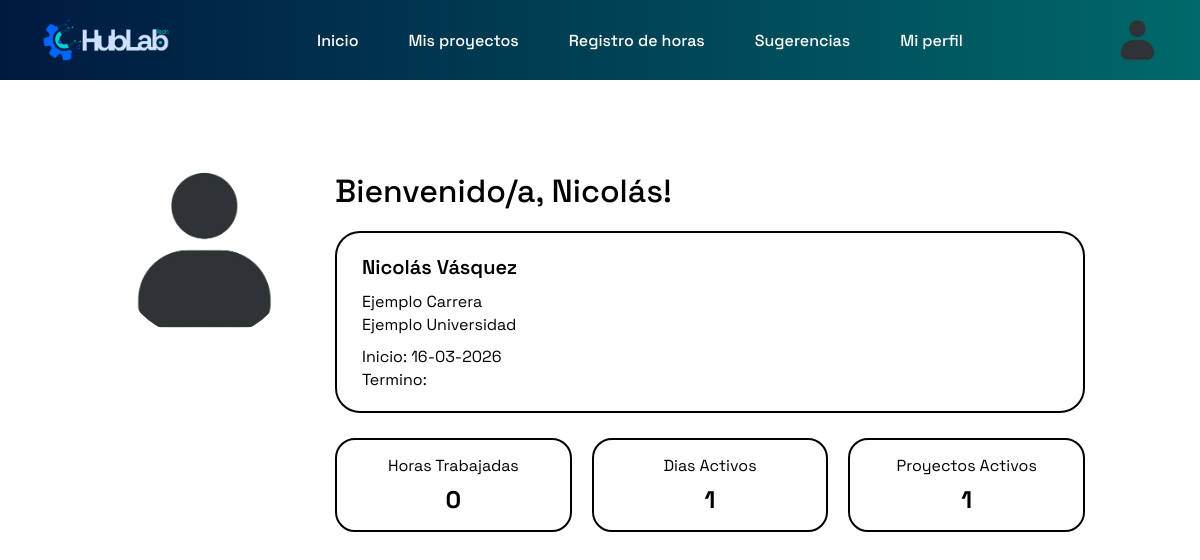
Page / (signed in) on the committed database.
### core/models.py (models this page shows, shortened)
class Practicante(models.Model):
    id = models.UUIDField(primary_key=True, default=uuid.uuid4, editable=False)
    user = models.OneToOneField(User, on_delete=models.CASCADE)
    rut = models.CharField(max_length=12, unique=True, null=True, blank=True)
    universidad = models.CharField(max_length=255, null=True, blank=True)
    carrera = models.CharField(max_length=255, null=True, blank=True)
    fecha_nacimiento = models.DateField(blank=True, null=True)
    fecha_inicio_practica = models.DateField(null=True, blank=True)
    fecha_termino_practica = models.DateField(null=True, blank=True)
    horas_requeridas = models.IntegerField(null=True, blank=True)
    celular = models.CharField(max_length=15, blank=True, null=True)
    es_controller = models.BooleanField(default=False)
    activo = models.BooleanField(default=True)
    foto_perfil = models.ImageField(upload_to="perfiles/", null=True, blank=True)
    fecha_creacion = models.DateTimeField(auto_now_add=True)

### core/views.py (the view)
# urls.py: path("", inicio, name="home"),
@login_required
def inicio(request):
    user = request.user
    if request.user.is_superuser:
        return redirect("admin_practicantes")
    practicante = Practicante.objects.get(user=user)
    jornadas = RegistroJornada.objects.filter(usuario=user)
    total_segundos = 0
    for j in jornadas:
        if j.horas_trabajadas:
            total_segundos += j.horas_trabajadas.total_seconds()
    horas_totales = int(total_segundos // 3600)
    dias_activos = jornadas.filter(hora_entrada__isnull=False).count()
    proyectos_activos = (
        ParticipacionProyecto.objects
        .filter(usuario=request.user, proyecto__estado="Activo")
        .values("proyecto_id")
        .distinct()
        .count()
    )
    return render(request, "inicio.html", {
        "practicante": practicante,
        "horas_totales": horas_totales,
        "dias_activos": dias_activos,
        "proyectos_activos": proyectos_activos,
    })

### core/context_processors.py (called while the page is built)
def _get_practicante(request):
    if not request.user.is_authenticated or request.user.is_superuser:
        return None
    return Practicante.objects.filter(user=request.user).first()

def navbar_avatar(request):
    avatar_url = None
    if request.user.is_authenticated:
        if request.user.is_superuser:
            perfil = _get_perfil_admin(request)
            if perfil and getattr(perfil, "foto_perfil", None):
                avatar_url = perfil.foto_perfil.url
        else:
            pract = _get_practicante(request)
            if pract and getattr(pract, "foto_perfil", None):
                avatar_url = pract.foto_perfil.url
    return {"navbar_avatar_url": avatar_url}

def es_controller(request):
    pract = _get_practicante(request)
    es_ctrl = bool(pract and pract.es_controller)
    return {"es_controller": es_ctrl}

def es_admin_path(request):
    path_actual = request.path or ""
    return {"es_admin_path": path_actual.startswith("/panel/")}

def sugerencias_pendientes(request):
    if request.user.is_authenticated and request.user.is_staff:
        count = Sugerencia.objects.filter(estado='enviada').count()
        return {'nuevas_sugerencias_count': count}
    return {'nuevas_sugerencias_count': 0}

### core/templates/inicio.html (shortened to what this page needs)
{% extends "base.html" %}
{% load static %}
{% block content %}
<div class="inicio-wrap">
  <div class="top-section">
    {% if practicante.foto_perfil %}
      <img src="{{ practicante.foto_perfil.url }}" class="avatar" alt="Foto perfil">
    {% else %}
      <img src="{% static 'images/default-avatar.png' %}" class="avatar" alt="Foto perfil">
    {% endif %}
    <div class="right-block">
      <h1 class="bienvenida">
        Bienvenido/a, {{ request.user.first_name }}!
      </h1>
      <div class="perfil-card">
        <div class="perfil-nombre">
          {{ request.user.first_name }} {{ request.user.last_name }}
        </div>
        <div>{{ practicante.carrera }}</div>
        <div>{{ practicante.universidad }}</div>
        <div style="margin-top:10px;">
          Inicio: {{ practicante.fecha_inicio_practica|date:"d-m-Y" }}
        </div>
        <div>
          Termino: {{ practicante.fecha_termino_practica|date:"d-m-Y" }}
        </div>
      </div>
      <div class="stats">
        <div class="stat-box">
          <div class="stat-title">Horas Trabajadas</div>
          <div class="stat-num">{{ horas_totales }}</div>
        </div>
        <div class="stat-box">
          <div class="stat-title">Dias Activos</div>
          <div class="stat-num">{{ dias_activos }}</div>
        </div>
        <div class="stat-box">
          <div class="stat-title">Proyectos Activos</div>
          <div class="stat-num">{{ proyectos_activos }}</div>
        </div>
      </div>
    </div>
  </div>
</div>
{% endblock %}

### core/templates/base.html (style rules this page uses)
body { margin:0; font-family:'Space Grotesk', sans-serif; }

### core/templates/inicio.html (style rules this page uses)
.inicio-wrap { max-width:1100px; margin:0 auto; padding:30px 20px; box-sizing:border-box; }
.top-section { display:flex; align-items:flex-start; gap:40px; justify-content:center; }
.right-block { max-width:750px; width:100%; }
.bienvenida { font-size:32px; font-weight:500; margin-bottom:20px; text-align:left; }
.avatar { width:180px; height:180px; border-radius:50%; object-fit:cover; margin-top:10px; }
.perfil-card { border:2px solid #000; border-radius:25px; padding:20px 25px; font-size:16px; line-height:1.4; width:100%; box-sizing:border-box; }
.perfil-nombre { font-size:20px; font-weight:600; margin-bottom:10px; }
.stats { display:flex; justify-content:space-between; gap:20px; margin-top:25px; width:100%; }
.stat-box { border:2px solid #000; border-radius:20px; padding:15px 20px; text-align:center; flex:1; }
.stat-title { font-size:16px; margin-bottom:8px; }
.stat-num { font-size:24px; font-weight:700; }

### rows in the picture
Practicante: carrera "Ejemplo Carrera", universidad "Ejemplo Universidad", fecha_inicio_practica "16-03-2026"

### other values in the picture
{{ request.user.first_name }} "Nicolás"
{{ request.user.last_name }} "Vásquez"
{{ horas_totales }} "0"
{{ dias_activos }} "1"
{{ proyectos_activos }} "1"
